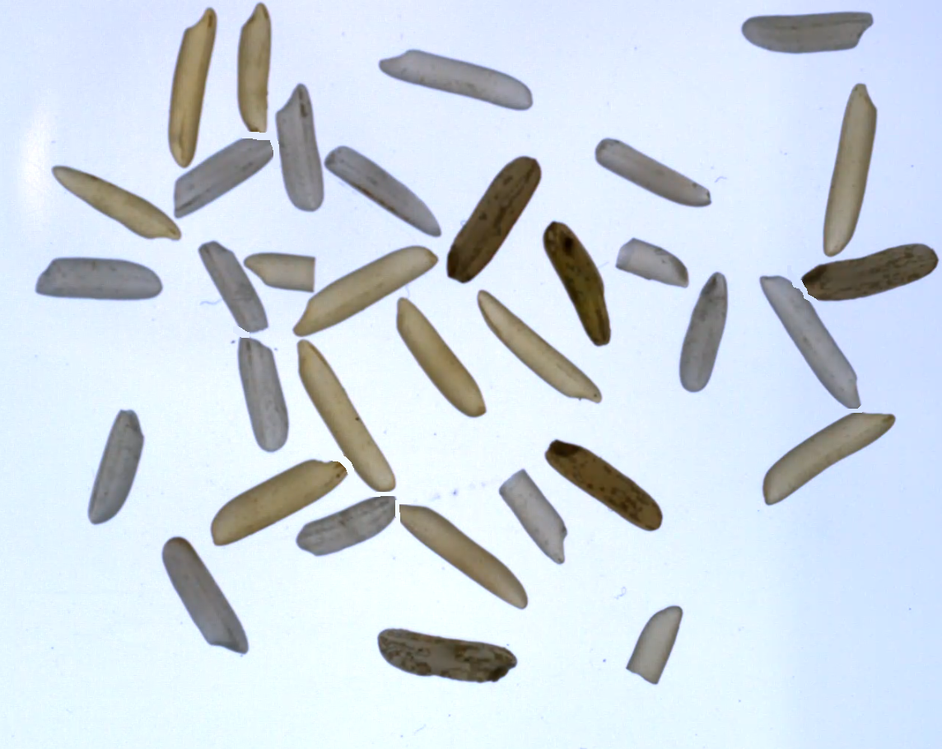
#> input picture Test_Images/Image1.PNG, 942 x 749 px, shrunk from 1144 x 909 before the run, found by its file name; its folder holds only this picture in this run
$ python Rice_Segmentation.py
#> lines starting #> are read from the running program, lines starting #| are printed output that depends on the picture; after the words box and inside, x2 and y2 are one past the last pixel; in counts of white or black regions, pixels touching at a corner belong together
#> further down, img is the input picture: shape (749, 942, 3); mean B, G, R 225.6, 216.3, 206.3
import cv2
import numpy as np
import glob
import os
from os import listdir


#================Blur-GrayScale-HSV=============================
def Blur_Gray_HSV(img, min_hue, max_hue, min_sat, max_sat, min_val, max_val):
    #=================Some Important Opertions on Image======
#> called with min_hue = 0, max_hue = 179, min_sat = 0, max_sat = 255, min_val = 105, max_val = 255
    imgAvgBlur = cv2.blur(img,(2,2))
    imgBlur = cv2.GaussianBlur(imgAvgBlur, (7, 7), 2)
    imgGray = cv2.cvtColor(imgBlur, cv2.COLOR_BGR2GRAY)
    imgBlank = np.ones_like(img)*255
    imgHSV = cv2.cvtColor(imgBlur, cv2.COLOR_BGR2HSV)
#> imgHSV: shape (749, 942, 3); mean H, S, V 94.9, 31.1, 229.2
    imgContour = img.copy()
    #========================================================

    #=====Making a mask using Hue-Saturation-Value of image==
    # Hue and Saturation have almost zero effect in creating the mask
    # However the mask solely depends on the Value
    # Value = 246 gives the best mask for these type of images
    lower_limit = np.array([min_hue, min_sat, min_val])
    upper_limit = np.array([max_hue, max_sat, max_val])
    final_mask = cv2.inRange(imgHSV, lower_limit, upper_limit)
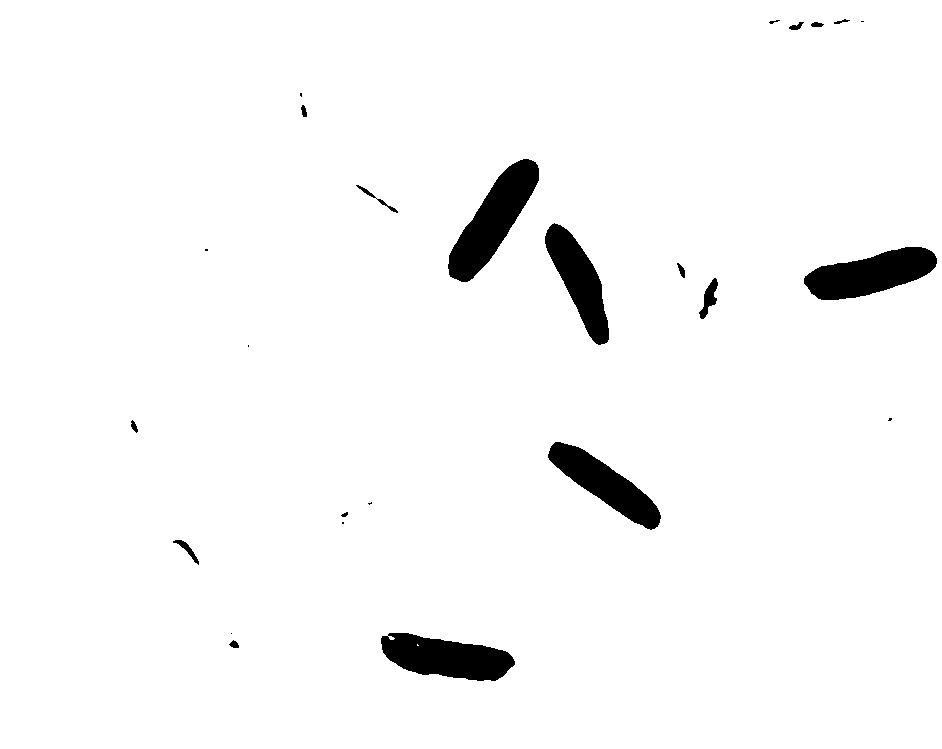
#> final_mask: shape (749, 942); 96.9% white; 25 black regions (8 under 20 px), largest, box (x1, y1, x2, y2) and area: (448, 159, 539, 282) 4819, (804, 247, 937, 300) 4300, (381, 633, 515, 681) 4253
    #========================================================
    # Corners are detected using algorithm called Canny Edge Detector
    # Lower and Upper thresholds, aperutre size and gradient values are carefully chosen
    # that best suit the given scenario
    imgCorner = cv2.Canny(final_mask, 50, 80, apertureSize=5, L2gradient = True)
#> imgCorner: shape (749, 942); 0.34% white in thin lines or dots, all inside (x1, y1, x2, y2) = (131, 19, 937, 681)
#> `imgGray, imgBlank, imgContour, final_mask, imgCorner = Blur_Gray_HSV(i..`: imgBlank: shape (749, 942, 3); every value is 255
    # cv2.imshow('', imgCorner)
    # cv2.waitKey(0)
    return imgGray, imgBlank, imgContour, final_mask, imgCorner
#===============================================================


#================Dilation-Erosion-Addition======================
# A copy of the image is made containing the main drop.
# This main drop is then dilated so that noise, and peculiar curves of the frop can be removed
# Now this drop is eroded so that it can attain its origina dimensions
# This processed image is then added to original one
def dilated_eroded_added(imgDEA, imgCornerDEA, final_maskDEA):
    ret = False
    contours, hierarchy = cv2.findContours(imgCornerDEA, cv2.RETR_EXTERNAL, cv2.CHAIN_APPROX_NONE)
    for cnt1 in contours:
        imgBlankBlack = np.zeros_like(imgDEA)
        imgBlankBlack = cv2.cvtColor(imgBlankBlack, cv2.COLOR_BGR2GRAY)
        area = cv2.contourArea(cnt1)
        if area > 1000:
            cv2.drawContours(imgBlankBlack, cnt1, -1, (255, 255, 255), 3)
            cv2.fillPoly(imgBlankBlack, pts =[cnt1], color=(255,255,255))

            kernel = np.ones((2,2),np.uint8)
            final_mask_improved = cv2.dilate(imgBlankBlack,kernel,iterations = 5)

            kernel2 = np.ones((3,3),np.uint8)
            erosion = cv2.erode(final_mask_improved,kernel2,iterations = 7)

            final_mask2 = final_maskDEA + erosion

            imgCorner2 = cv2.Canny(final_mask2, 40, 40)
            ret = True
    if ret == True:
        return imgCorner2, final_mask2
    else:
        return None, None
#===============================================================


#===================Contours-Colors-Text=========================
def get_contours (imgGC, imgContourGC, imgBlankGC, success_check, colorr, text1, text2):

#> called with success_check = False, colorr = (0, 75, 150), text1 = 'Chalky', text2 = 'Broken'
    full = 0
    broken = 0
    maximum_area = 0
    contours, hierarchy = cv2.findContours(imgGC, cv2.RETR_EXTERNAL, cv2.CHAIN_APPROX_NONE)
#> contours = 25 contours, 8 with area under 20; largest, box (x1, y1, x2, y2) and area: (447, 158, 539, 282) 4856, (803, 246, 937, 300) 4306, (380, 632, 515, 681) 4295, (548, 441, 661, 530) 3774, (544, 223, 609, 345) 3528
    x_max, y_max = 0, 0
    for cnt_max in contours:
        area_max = cv2.contourArea(cnt_max)
        if area_max > maximum_area:
            maximum_area = area_max
#> this loop made 25 passes
#> (area_max, maximum_area) on passes 1, 2, 15, 18: (49, 49), (4295, 4295), (4306, 4306), (4856, 4856)
#> area_max on passes 4, 6, 8, 9, 12, 13: 171.5, 20.5, 3774, 48, 343.5, 61
#> after the loop, maximum_area = 4856

    print("maximum area:", maximum_area)
#| maximum area: 4856.0
    for cnt in contours:
        area = cv2.contourArea(cnt)
        peri = cv2.arcLength(cnt, True)
        approx = cv2.approxPolyDP(cnt, 0.01*peri, True)
        if area >= 0.65*maximum_area:
            full = full + 1
            success_check = True
               # 0.2 is the resolution
            x_max, y_max, w_max, h_max = cv2.boundingRect(approx)
            cv2.putText(imgContourGC, text1, (x_max+(w_max//2)-10, y_max+h_max+10), cv2.FONT_HERSHEY_COMPLEX, 0.7,
                            colorr, 1)
            cv2.fillPoly(imgBlankGC, pts =[cnt], color=colorr)

        elif area > 0.2*maximum_area and area < 0.65*maximum_area:
            broken = broken + 1
            success_check = True
            x, y, w, h = cv2.boundingRect(approx)
            cv2.putText(imgContourGC, text2, (x+(w//2), y+(h//2)-10), cv2.FONT_HERSHEY_COMPLEX, 0.7,
                        colorr, 1)
            cv2.fillPoly(imgBlankGC, pts =[cnt], color=colorr)
#> this loop made 25 passes
#> (area, peri, x_max, y_max, w_max, h_max) on passes 2, 8, 15, 16, 18: (4295, 323.1, 380, 632, 135, 49), (3774, 312.1, 549, 441, 110, 89), (4306, 320.5, 803, 246, 134, 54), (3528, 305.6, 545, 223, 64, 122), (4856, 339, 449, 159, 90, 123)
#> (area, peri) on passes 1, 4, 6, 9, 12, 13: (49, 27.31), (171.5, 80.33), (20.5, 19.07), (48, 31.31), (343.5, 103.8), (61, 36.97)
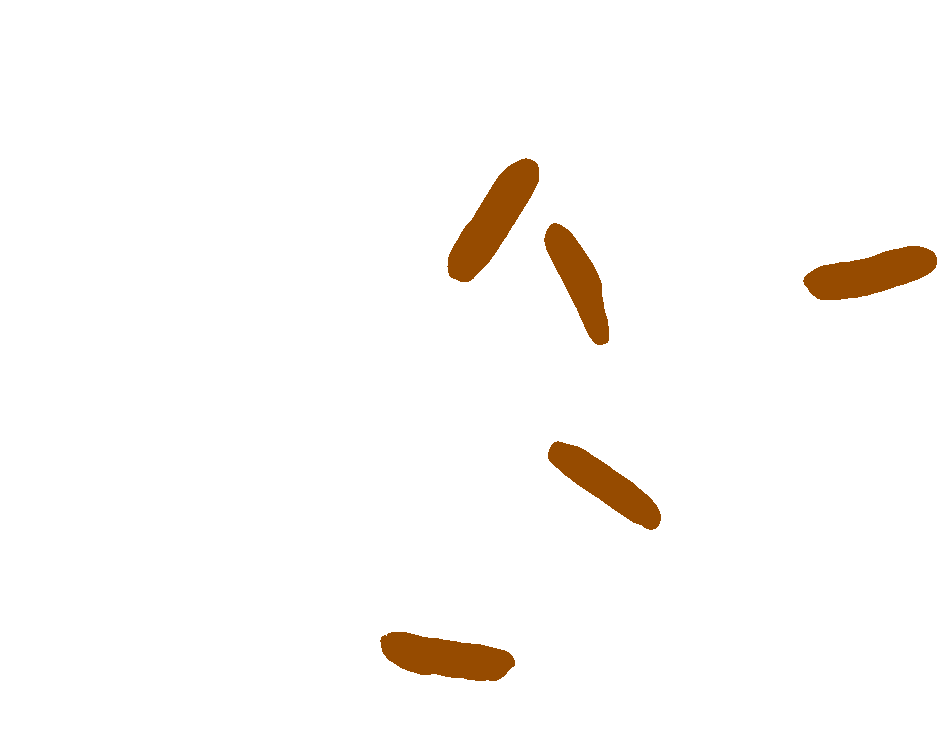
#> imgBlankGC: shape (749, 942, 3); mean B, G, R 247.2, 249.5, 251.8
#> after the loop, broken = 0; full = 5

    return cv2.bitwise_and(imgBlankGC, imgContourGC), success_check, full, broken
#================================================================

if __name__ == '__main__':


    root_dir = 'Test_Images'
    destination_dir = 'Resulted_Images'
    #os.mkdir(destination_dir)
    i = 1
    for filename in os.listdir(root_dir):
        print(filename)
        Success_check = False
        if (filename.endswith(".PNG")):
        #===================To read the Image=============
            print("Inside Loop.")
            #img = cv2.imread(root_dir+"/"+filename)
            img = cv2.imread("Test_Images/Image1.png")
            # text_in_image = loaded_img[:25, :, :]
            # img = loaded_img[25:, :, :]
            #=================================================

            # for black chalky rice grains
            imgGray, imgBlank, imgContour, final_mask, imgCorner = Blur_Gray_HSV(img, 0, 179, 0, 255, 105, 255)
            cv2.imshow("Gray Image", imgGray)
            cv2.waitKey(0)
            cv2.imshow("Corner Image", imgCorner)
            cv2.waitKey(0)
            cv2.imshow("Mask", final_mask)
            cv2.waitKey(0)
            # imgCorner2, final_mask2 = dilated_eroded_added(img, imgCorner, final_mask)
            final_segmented_image1, Success_check1, full1, broken1 = get_contours(imgCorner, imgContour, imgBlank, Success_check, (0, 75, 150), "Chalky", "Broken")
#> Success_check1 = True; full1 = 5; broken1 = 0
            cv2.imshow("Segmented1", final_segmented_image1)
            cv2.waitKey(0)
            # for discolored yellow rice grains
            imgGray, imgBlank, imgContour, final_mask, imgCorner = Blur_Gray_HSV(img, 11, 52, 21, 115, 104, 255)
#> in Blur_Gray_HSV (call 2), `final_mask = cv2.inRange(imgHSV, lower_limit, upper_limit)`: final_mask: shape (749, 942); 6.7% white; 106 white regions (75 under 20 px), largest, box (x1, y1, x2, y2) and area: (214, 461, 348, 545) 4973, (300, 342, 396, 492) 4765, (296, 249, 437, 335) 4520
#> in Blur_Gray_HSV (call 2), `imgCorner = cv2.Canny(final_mask, 50, 80, apertureSize=5, L2gradient =..`: imgCorner: shape (749, 942); 0.94% white in thin lines or dots, all inside (x1, y1, x2, y2) = (61, 5, 897, 680)
            cv2.imshow("Gray Image", imgGray)
            cv2.waitKey(0)
            cv2.imshow("Corner Image", imgCorner)
            cv2.waitKey(0)
            cv2.imshow("Mask", final_mask)
            cv2.waitKey(0)
            final_segmented_image2, Success_check2, full2, broken2 = get_contours(imgCorner, final_segmented_image1, imgBlank,
                                                                        Success_check, (0, 128, 139), "Discolored", "Broken")
#> call 2 of get_contours, with success_check = False, colorr = (0, 128, 139), text1 = 'Discolored', text2 = 'Broken'
#> in get_contours (call 2), `contours, hierarchy = cv2.findContours(imgGC, cv2.RETR_EXTERNAL, cv2.C..`: contours = 71 contours, 32 with area under 20; largest, box (x1, y1, x2, y2) and area: (213, 461, 348, 545) 5044, (299, 341, 396, 492) 4820, (295, 248, 437, 335) 4552, (825, 87, 876, 255) 4459, (169, 10, 217, 167) 4144
#> the loop in get_contours (call 2), `for cnt_max in contours:` made 71 passes
#> (area_max, maximum_area) on passes 2, 11, 14, 20, 23: (59, 59), (60, 60), (144, 144), (3989.5, 3989.5), (5044.5, 5044.5)
#> area_max on passes 3, 9, 12, 16, 17, 18: 55, 37, 32, 33, 137.5, 39
#> after the loop in get_contours (call 2), `for cnt_max in contours:`: maximum_area = 5044.5
#| maximum area: 5044.5
#> the loop in get_contours (call 2), `for cnt in contours:` made 71 passes
#> (area, peri, x_max, y_max, w_max, h_max) on passes 20, 23, 26, 28, 32, 33, 44, 66, 70: (3989.5, 350.2, 400, 507, 126, 98), (5044.5, 355.4, 215, 461, 133, 83), (4024, 344.5, 765, 414, 129, 86), (4819.5, 393, 301, 342, 93, 148), (3898.5, 318.7, 398, 300, 87, 116), (3749, 349.4, 480, 293, 120, 108), (4552, 366.1, 296, 249, 141, 86), (4459, 383.6, 825, 87, 51, 168), (4144.5, 358.6, 169, 10, 47, 157)
#> (area, peri, x, y, w, h) on passes 43, 58, 71: (1393.5, 170.7, 248, 256, 65, 32), (3045.5, 301.5, 61, 171, 119, 67), (3103, 287.9, 239, 5, 32, 127)
#> after the loop in get_contours (call 2), `for cnt in contours:`:
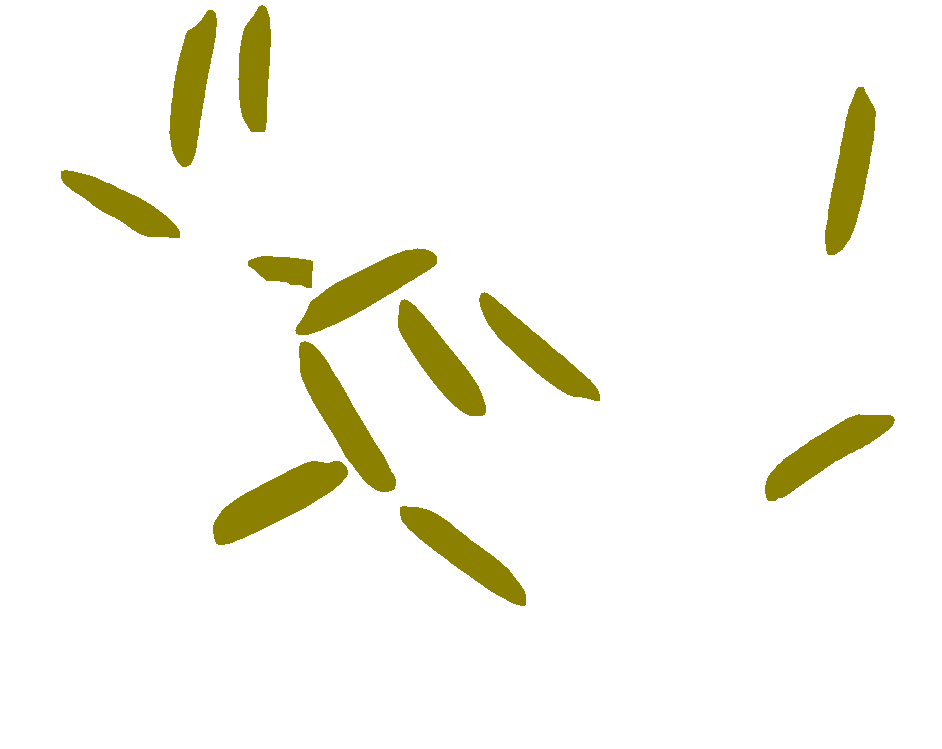
#> imgBlankGC: shape (749, 942, 3); mean B, G, R 237.7, 246.4, 247.1
#> after the loop in get_contours (call 2), `for cnt in contours:`: broken = 3; full = 9
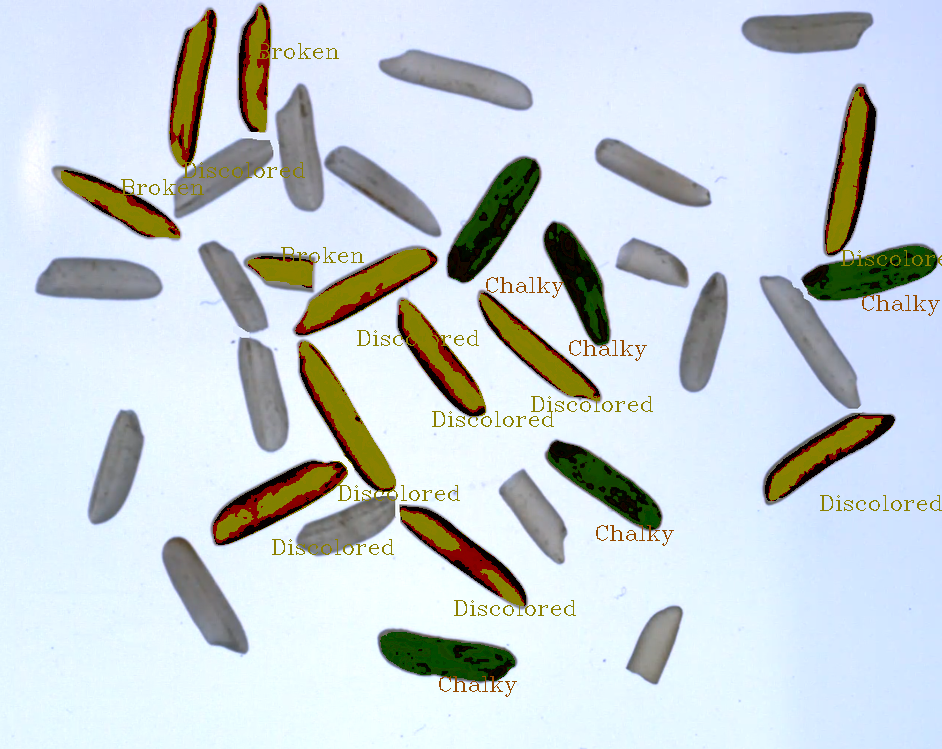
#> final_segmented_image2: shape (749, 942, 3); mean B, G, R 215.3, 211, 201.4
#> Success_check2 = True; full2 = 9; broken2 = 3
            cv2.imshow("Segmented2", final_segmented_image2)
            cv2.waitKey(0)
            # for healthy rice grains
            imgGray, imgBlank, imgContour, final_mask, imgCorner = Blur_Gray_HSV(img, 29, 179, 0, 30, 71, 165)
#> call 3 of Blur_Gray_HSV, with min_hue = 29, max_hue = 179, min_sat = 0, max_sat = 30, min_val = 71, max_val = 165
#> in Blur_Gray_HSV (call 3), `final_mask = cv2.inRange(imgHSV, lower_limit, upper_limit)`: final_mask: shape (749, 942); 6.7% white; 415 white regions (372 under 20 px), largest, box (x1, y1, x2, y2) and area: (763, 280, 859, 407) 3665, (278, 87, 323, 209) 3324, (382, 54, 531, 106) 3267
#> in Blur_Gray_HSV (call 3), `imgCorner = cv2.Canny(final_mask, 50, 80, apertureSize=5, L2gradient =..`:
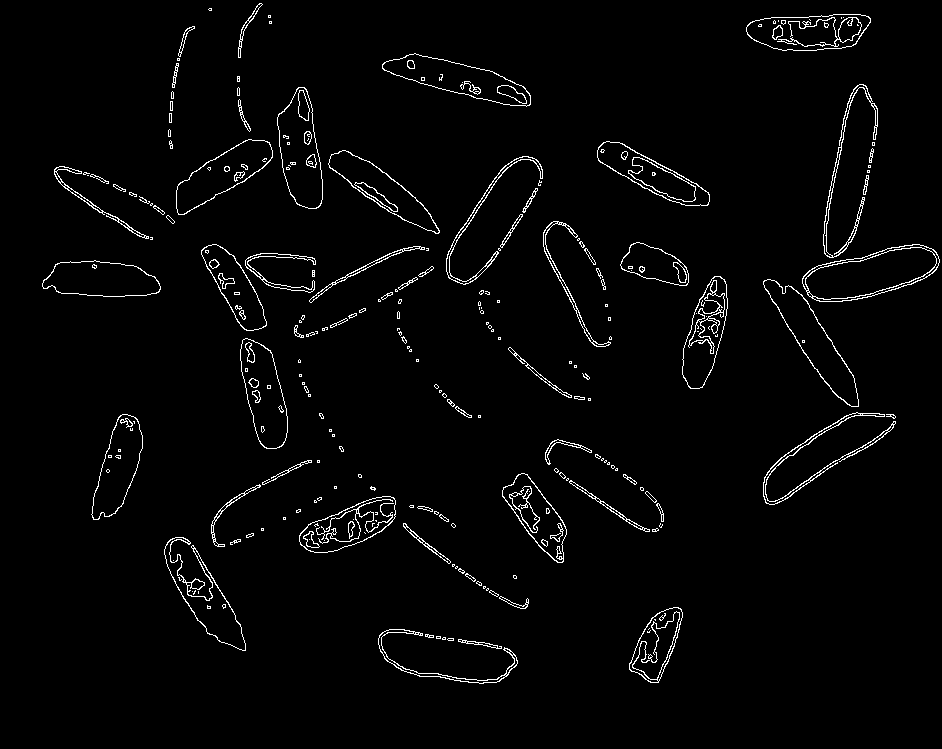
#> imgCorner: shape (749, 942); 2.4% white in thin lines or dots, all inside (x1, y1, x2, y2) = (42, 3, 940, 684)
            cv2.imshow("Gray Image", imgGray)
            cv2.waitKey(0)
            cv2.imshow("Corner Image", imgCorner)
            cv2.waitKey(0)
            cv2.imshow("Mask", final_mask)
            cv2.waitKey(0)
            final_segmented_image3, Success_check3, full3, broken3 = get_contours(imgCorner, final_segmented_image2, imgBlank,
                                                                        Success_check, (250, 10, 5), "Healthy", "Broken")
#> in get_contours (call 3), `contours, hierarchy = cv2.findContours(imgGC, cv2.RETR_EXTERNAL, cv2.C..`: contours = 180 contours, 120 with area under 20; largest, box (x1, y1, x2, y2) and area: (802, 244, 940, 302) 4950, (277, 87, 323, 209) 3725, (763, 279, 859, 407) 3714, (382, 53, 531, 107) 3656, (746, 14, 871, 51) 3529
#| maximum area: 4949.5
            # cv2.imshow("Segmented3", final_segmented_image3)
            # cv2.waitKey(0)
            #final_segmented_image_with_text = np.vstack([text_in_image, final_segmented_image])
            Chalky_count = full1
            Discolored_count = full2
            Healthy_count = full3
            Broken_count = broken1 + broken2 + broken3
            print(Chalky_count, Discolored_count, Healthy_count, Broken_count)
#| 5 9 8 13
            cv2.putText(final_segmented_image3, "Healthy: "+str(Healthy_count), (10, 20), cv2.FONT_HERSHEY_COMPLEX, 0.8,
                        (250, 10, 5), 1)
            cv2.putText(final_segmented_image3, "Chalky: "+str(Chalky_count), (10, 45), cv2.FONT_HERSHEY_COMPLEX, 0.8,
                        (0, 75, 150), 1)
            cv2.putText(final_segmented_image3, "Discolored: "+str(Discolored_count), (10, 70), cv2.FONT_HERSHEY_COMPLEX, 0.8,
                        (0, 128, 139), 1)
            cv2.putText(final_segmented_image3, 'Broken: '+str(Discolored_count) , (10, 95), cv2.FONT_HERSHEY_COMPLEX, 0.8,
                        (0, 0, 255), 1)
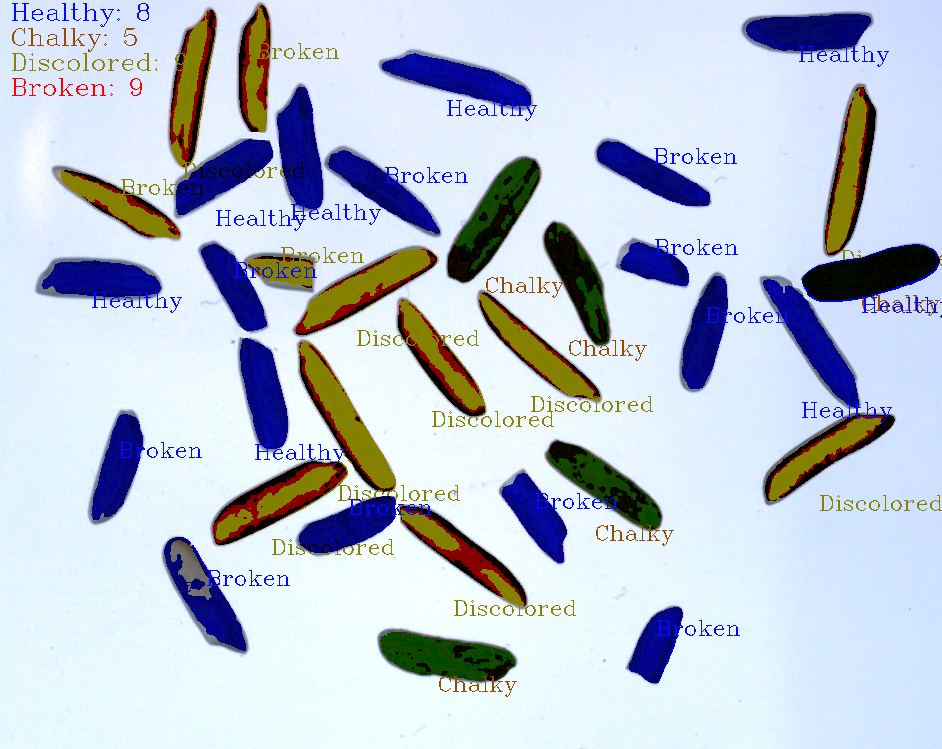
#> final_segmented_image3: shape (749, 942, 3); mean B, G, R 214.9, 199.4, 190.1
            annotated_image_name = filename
            if Success_check or Success_check2 or Success_check3:
                cv2.imwrite(destination_dir+'/'+annotated_image_name, final_segmented_image3)
            i+=1
            # cv2.imshow(final_segmented_image_with_text)
            # cv2.waitKey(0)
        #=====================================================
